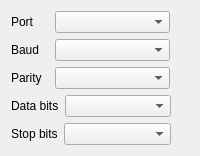
                 <widget class="QWidget" name="tabSerial">
                  <attribute name="title">
                   <string>Serial</string>
                  </attribute>
                  <layout class="QVBoxLayout" name="verticalLayout_14">
                   <item>
                    <layout class="QHBoxLayout" name="horizontalLayout_27" stretch="2,6,1">
                     <item>
                      <widget class="QLabel" name="label_portname">
                       <property name="text">
                        <string>Port</string>
                       </property>
                      </widget>
                     </item>
                     <item>
                      <widget class="QComboBox" name="cbPort">
                       <property name="sizePolicy">
                        <sizepolicy hsizetype="Expanding" vsizetype="Fixed">
                         <horstretch>0</horstretch>
                         <verstretch>0</verstretch>
                        </sizepolicy>
                       </property>
                      </widget>
                     </item>
                     <item>
                      <spacer name="horizontalSpacer_3">
                       <property name="orientation">
                        <enum>Qt::Orientation::Horizontal</enum>
                       </property>
                       <property name="sizeHint" stdset="0">
                        <size>
                         <width>40</width>
                         <height>20</height>
                        </size>
                       </property>
                      </spacer>
                     </item>
                    </layout>
                   </item>
                   <item>
                    <layout class="QHBoxLayout" name="horizontalLayout_28" stretch="2,6,1">
                     <item>
                      <widget class="QLabel" name="label_baud">
                       <property name="text">
                        <string>Baud</string>
                       </property>
                      </widget>
                     </item>
                     <item>
                      <widget class="QComboBox" name="cbBaud">
                       <property name="sizePolicy">
                        <sizepolicy hsizetype="Expanding" vsizetype="Fixed">
                         <horstretch>0</horstretch>
                         <verstretch>0</verstretch>
                        </sizepolicy>
                       </property>
                      </widget>
                     </item>
                     <item>
                      <spacer name="horizontalSpacer_4">
                       <property name="orientation">
                        <enum>Qt::Orientation::Horizontal</enum>
                       </property>
                       <property name="sizeHint" stdset="0">
                        <size>
                         <width>40</width>
                         <height>20</height>
                        </size>
                       </property>
                      </spacer>
                     </item>
                    </layout>
                   </item>
                   <item>
                    <layout class="QHBoxLayout" name="horizontalLayout_29" stretch="2,6,1">
                     <item>
                      <widget class="QLabel" name="label_parity">
                       <property name="text">
                        <string>Parity</string>
                       </property>
                      </widget>
                     </item>
                     <item>
                      <widget class="QComboBox" name="cbParity">
                       <property name="sizePolicy">
                        <sizepolicy hsizetype="Expanding" vsizetype="Fixed">
                         <horstretch>0</horstretch>
                         <verstretch>0</verstretch>
                        </sizepolicy>
                       </property>
                      </widget>
                     </item>
                     <item>
                      <spacer name="horizontalSpacer_5">
                       <property name="orientation">
                        <enum>Qt::Orientation::Horizontal</enum>
                       </property>
                       <property name="sizeHint" stdset="0">
                        <size>
                         <width>40</width>
                         <height>20</height>
                        </size>
                       </property>
                      </spacer>
                     </item>
                    </layout>
                   </item>
                   <item>
                    <layout class="QHBoxLayout" name="horizontalLayout_30" stretch="2,6,1">
                     <item>
                      <widget class="QLabel" name="label_databits">
                       <property name="text">
                        <string>Data bits</string>
                       </property>
                      </widget>
                     </item>
                     <item>
                      <widget class="QComboBox" name="cbDataBits">
                       <property name="sizePolicy">
                        <sizepolicy hsizetype="Expanding" vsizetype="Fixed">
                         <horstretch>0</horstretch>
                         <verstretch>0</verstretch>
                        </sizepolicy>
                       </property>
                      </widget>
                     </item>
                     <item>
                      <spacer name="horizontalSpacer_6">
                       <property name="orientation">
                        <enum>Qt::Orientation::Horizontal</enum>
                       </property>
                       <property name="sizeHint" stdset="0">
                        <size>
                         <width>40</width>
                         <height>20</height>
                        </size>
                       </property>
                      </spacer>
                     </item>
                    </layout>
                   </item>
                   <item>
                    <layout class="QHBoxLayout" name="horizontalLayout_31" stretch="2,6,1">
                     <item>
                      <widget class="QLabel" name="label_stopbits">
                       <property name="text">
                        <string>Stop bits</string>
                       </property>
                      </widget>
                     </item>
                     <item>
                      <widget class="QComboBox" name="cbStopBits">
                       <property name="sizePolicy">
                        <sizepolicy hsizetype="Expanding" vsizetype="Fixed">
                         <horstretch>0</horstretch>
                         <verstretch>0</verstretch>
                        </sizepolicy>
                       </property>
                      </widget>
                     </item>
                     <item>
                      <spacer name="horizontalSpacer_7">
                       <property name="orientation">
                        <enum>Qt::Orientation::Horizontal</enum>
                       </property>
                       <property name="sizeHint" stdset="0">
                        <size>
                         <width>40</width>
                         <height>20</height>
                        </size>
                       </property>
                      </spacer>
                     </item>
                    </layout>
                   </item>
                  </layout>
                 </widget>
